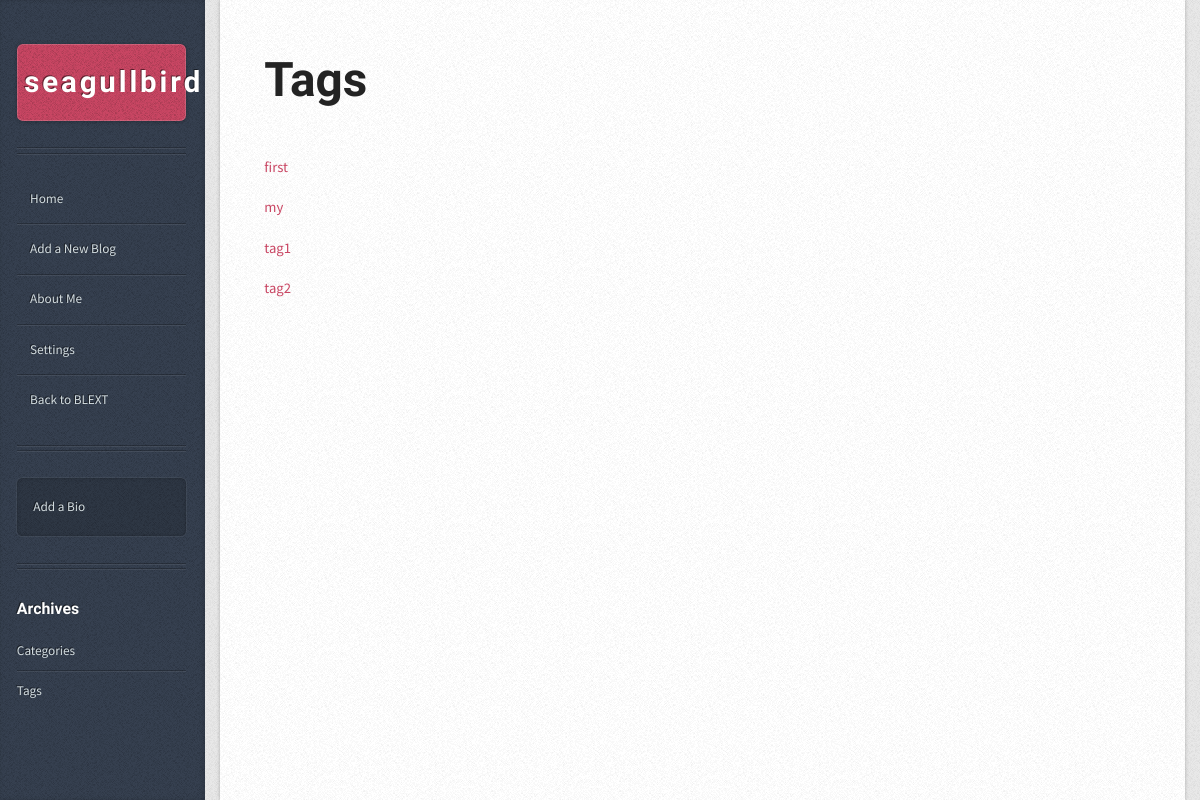
/user/seagullbird/tags, run on an earlier commit of the app's database.
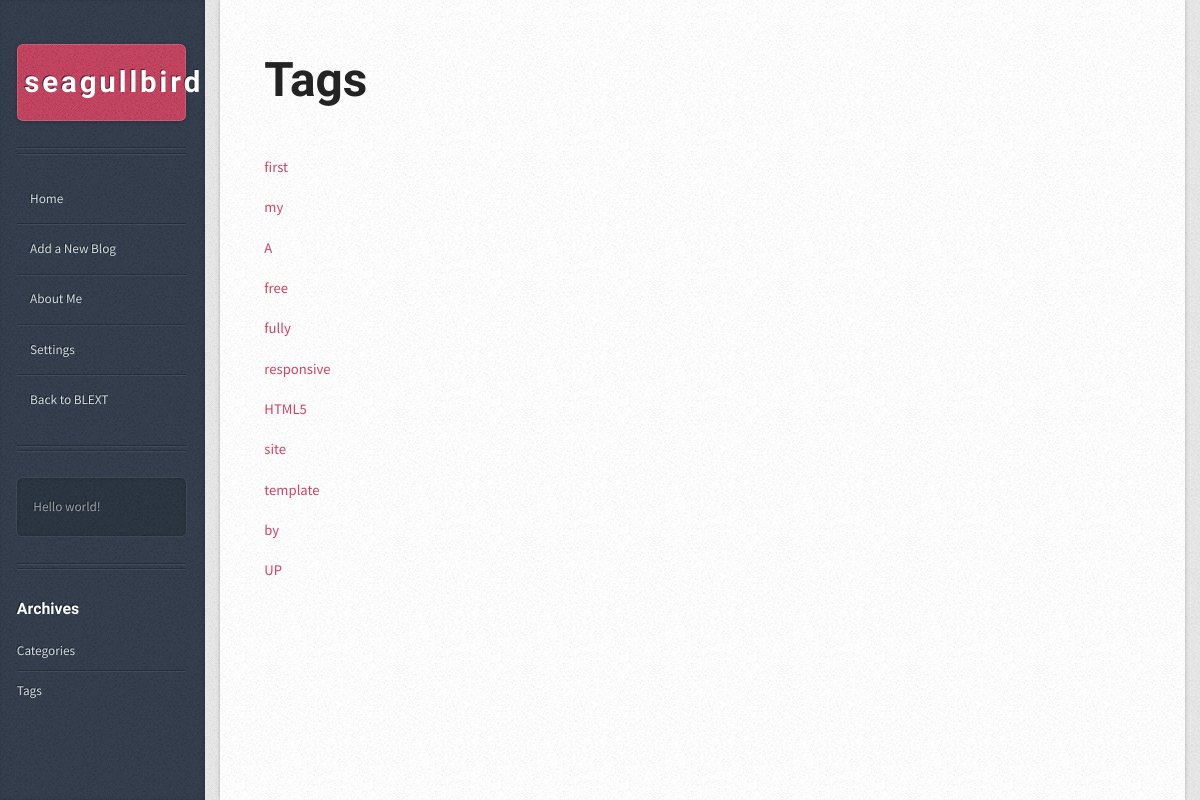
And on a later commit of the database.
### app/models.py (models this page shows, shortened)
class Tag(db.Model):
    __tablename__ = 'tags'
    id = db.Column(db.Integer, primary_key=True)
    name = db.Column(db.String(20))
    author_id = db.Column(db.Integer, db.ForeignKey('users.id'))

class User(db.Model, UserMixin):
    __tablename__ = 'users'
    id = db.Column(db.Integer, primary_key=True)
    username = db.Column(db.String(64), unique=True, index=True)
    email = db.Column(db.String(64), unique=True, index=True)
    blogs = db.relationship('Blog', backref='author', lazy='dynamic')
    password_hash = db.Column(db.String(128))
    confirmed = db.Column(db.Boolean, default=False)
    bio = db.Column(db.String(64))
    about_me_text = db.Column(db.Text)
    about_me = db.Column(db.Text)
    avatar_url = db.Column(db.String(256))
    blog_title = db.Column(db.String(32))
    categories = db.relationship('Category', backref='author', lazy='dynamic')
    tags = db.relationship('Tag', backref='author', lazy='dynamic')
    @property
    def password(self):
        raise AttributeError('password is not a readable attribute')

### app/user/views.py (the view)
@user.route('/<username>/tags')
def tags(username):
    host_user = User.query.filter_by(username=username).first()
    if host_user:
        return render_template('user/tags.html', tags=host_user.tags.all(), host_user=host_user)
    abort(404)

### app/auth/views.py (called while the page is built)
@auth.before_app_request
def before_request():
    if current_user.is_authenticated \
            and not current_user.confirmed \
            and request.endpoint[:5] != 'auth.' \
            and request.endpoint != 'static':
        return redirect(url_for('auth.unconfirmed'))

### app/main/views.py (called while the page is built)
@main.after_app_request
def after_request(response):
    for query in get_debug_queries():
        if query.duration >= current_app.config['BLEXT_SLOW_DB_QUERY_TIME']:
            current_app.logger.warning(
                'Slow query: %s\nParameters: %s\nDuration: %fs\nContext: %s\n'
                % (query.statement, query.parameters, query.duration,
                   query.context))
    return response

### app/templates/user/tags.html
{% extends "user/base.html" %}
{% block page_content %}
	<div id="content">
		<div class="inner">
		{% if tags %}
				<article class="box post post-excerpt">
				<header>
					<h2>Tags</h2>
				</header>
				{% for tag in tags %}
					<a href="{{ url_for('user.tag', username=host_user.username, tag_name=tag.name) }}">
					<p>{{ tag.name }}</p>
					</a>
				{% endfor %}
				</article>
		{% else %}
			<p>There's nothing here.</p>
		{% endif %}
		</div>
	</div>
{% endblock %}

### app/templates/user/base.html (shortened to what this page needs)
{% extends "bootstrap/base.html" %}
{% import "bootstrap/wtf.html" as wtf %}
{% block head %}
{{ super() }}
<link rel="stylesheet" href="{{ url_for('static', filename='css/striped/main.css') }}" />
{% endblock %}
{% block content %}
<div class="container">
    {% block page_content %}{% endblock %}
    <div id="sidebar">
        <h1 id="logo">
        	<a href="#">
				{% if host_user.blog_title %}
				{{host_user.blog_title}}
				{% else %}
				{{host_user.username}}
				{% endif %}
        	</a>
        </h1>
        <nav id="nav">
            <ul>
                <li><a href="{{ url_for('user.index', username=host_user.username) }}">Home</a></li>
                <li><a href="{{ url_for('editor.index') }}">Add a New Blog</a></li>
                <li><a href="{{ url_for('user.about_me', username=host_user.username) }}">About Me</a></li>
                <li><a href="{{ url_for('settings.profile_setting') }}">Settings</a></li>
                <li><a href="{{ url_for('main.index') }}">Back to BLEXT</a></li>
            </ul>
        </nav>
        <section class="box text-style1">
            <div class="inner">
                {% if host_user.bio %}
				<p>{{ host_user.bio }}</p>
				{% else %}
				<a href="{{ url_for('settings.profile_setting') }}">
					Add a Bio
				</a>
				{% endif %}
            </div>
        </section>
		<section class="box recent-posts">
		    <header>
		        <h2>Archives</h2>
		    </header>
		    <ul>
		        <li class="current"><a href="{{ url_for('user.categories', username=host_user.username) }}">Categories</a></li>
		        <li><a href="{{ url_for('user.tags', username=host_user.username) }}">Tags</a></li>
		    </ul>
		</section>
</div>
{% endblock %}

What changed in the data, as far as the page shows it:
removed Tag: name "tag1"
removed Tag: name "tag2"
added Tag: name "A"
added Tag: name "free"
added Tag: name "fully"
added Tag: name "responsive"
added Tag: name "HTML5"
added Tag: name "site"
added Tag: name "template"
added Tag: name "by"
added Tag: name "UP"
changed User "seagullbird": bio (not shown) → "Hello world!"
Also different on the page:
text no longer shown: "Add a Bio"
